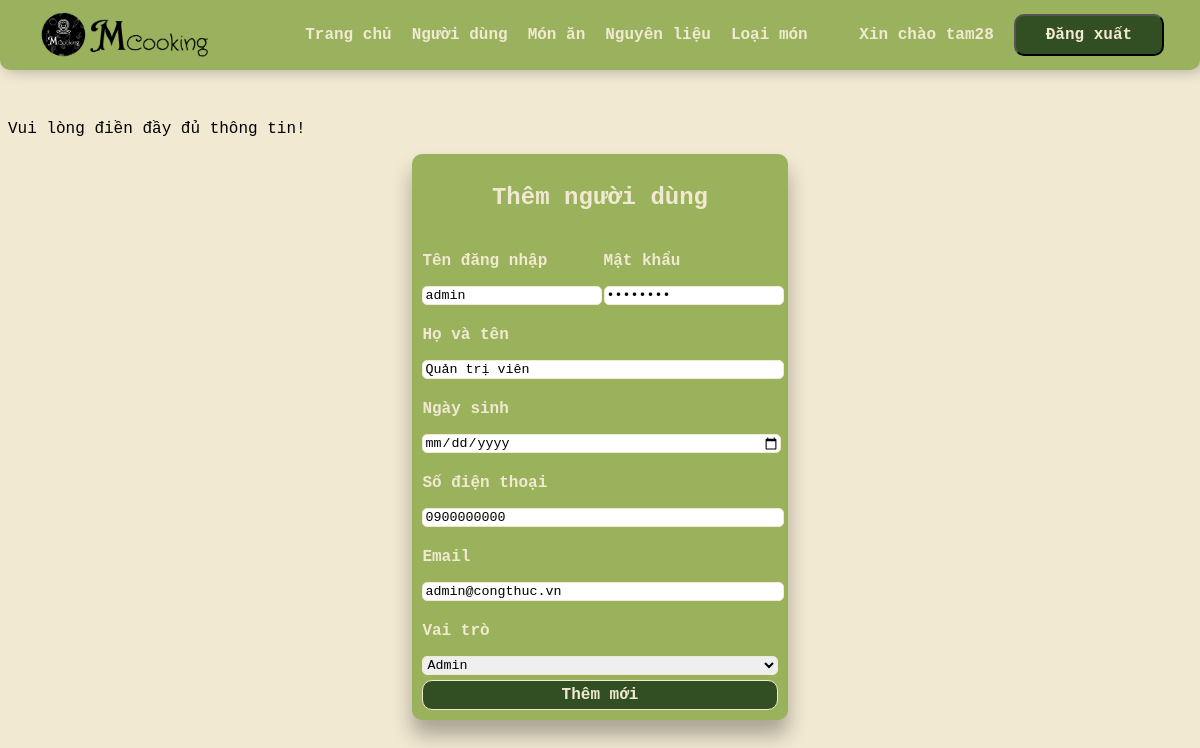
The page /btnhom/admin.php?page=capnhatnguoidung&id=1 (signed in) on the database its author committed.
### tables this page shows
CREATE TABLE IF NOT EXISTS nguoi_dung(
	id INT PRIMARY KEY AUTO_INCREMENT,
	ten_dang_nhap VARCHAR(50) NOT NULL,
	mat_khau VARCHAR(50) NOT NULL,
	ho_ten VARCHAR(50),
	email VARCHAR(50),
	sdt VARCHAR(10),
	vai_tro_id INT,
	ngay_sinh DATETIME,
	FOREIGN KEY (vai_tro_id) REFERENCES vai_tro(id)
);

CREATE TABLE IF NOT EXISTS vai_tro(
	id INT PRIMARY KEY AUTO_INCREMENT,
	ten_vai_tro VARCHAR(20)
);

### btnhom/nguoidung/capnhatnguoidung.php (the view, shortened to what this page needs)
<!DOCTYPE html>
<html lang="en">
<head>
    <link rel="stylesheet" href="cacform.css">
</head>
<body>
    <?php
        $id = $_GET['id'];
        $sql = "SELECT * from nguoi_dung where id = '$id'";
        $result = mysqli_query($conn, $sql);
        $nguoiDung = mysqli_fetch_assoc($result);
    ?>
    <?php
        if((!empty($_POST['ten-dang-nhap'])) &&
        (!empty($_POST['mat-khau'])) &&
        (!empty($_POST['ho-ten'])) &&
        (!empty($_POST['ngay-sinh'])) &&
        (!empty($_POST['sdt'])) &&
        (!empty($_POST['email'])) &&
        (!empty($_POST['vai-tro']))){
            $tenDangNhap = $_POST['ten-dang-nhap'];
            $matKhau = $_POST['mat-khau'];
            $hoTen = $_POST['ho-ten'];
            $ngaySinh = $_POST['ngay-sinh'];
            $sdt = $_POST['sdt'];
            $email = $_POST['email'];
            $vaiTro = $_POST['vai-tro'];
            include('connect.php');
            $sql = "UPDATE `nguoi_dung` SET `ten_dang_nhap`='$tenDangNhap',`mat_khau`='$matKhau',`ho_ten`='$hoTen',`email`='$email',`sdt`='$sdt',`vai_tro_id`='$vaiTro',`ngay_sinh`='$ngaySinh' WHERE id='$id'";
            mysqli_query($conn, $sql);
            header('location: admin.php?page=nguoidung');
        }
        else{
            echo "<p>Vui lòng điền đầy đủ thông tin!</p>";
        }
    ?>
    <form action="admin.php?page=capnhatnguoidung&id=<?php echo $id ?>" method="post">
        <h2>Thêm người dùng</h2>
        <div class="tendangnhap">
            <div>
                <p>Tên đăng nhập</p>
                <input type="text" name="ten-dang-nhap" value="<?php echo $nguoiDung['ten_dang_nhap']?>">
            </div>
            <div>
                <p>Mật khẩu</p>
                <input type="password" name="mat-khau" value="<?php echo $nguoiDung['mat_khau']?>">
            </div>
        </div>
        <div>
            <p>Họ và tên</p>
            <input type="text" name="ho-ten" value="<?php echo $nguoiDung['ho_ten']?>">
        </div>
        <div>
            <p>Ngày sinh</p>
            <input type="date" name="ngay-sinh" value="<?php echo $nguoiDung['ngay_sinh']?>">
        </div>
        <div>
            <p>Số điện thoại</p>
            <input type="text" name="sdt" value="<?php echo $nguoiDung['sdt']?>">
        </div>
        <div>
            <p>Email</p>
            <input type="email" name="email" value="<?php echo $nguoiDung['email']?>">
        </div>
        <div>
            <p>Vai trò</p>
            <select name="vai-tro" id="">
                <?php
                    include('../connect.php');
                    $sql_vt = "SELECT * from vai_tro";
                    $result_vt = mysqli_query($conn, $sql_vt);
                    while($row_vt = mysqli_fetch_assoc($result_vt)){
                        echo '<option value="' . $row_vt['id'] . '"' . ($nguoiDung['vai_tro_id'] == $row_vt['id']? "selected":"") . '>' . $row_vt['ten_vai_tro'] . '</option>';
                    }
                ?>
            </select>
        </div>
        <div>
            <input type="submit" value="Thêm mới">
        </div>
    </form>
</body>
</html>

### btnhom/admin.css (style rules this page uses)
body { font-family: 'Courier New', Courier, monospace; background-color: #f1e9d2; font-size: 16px; }
input::placeholder { font-family: 'Courier New', Courier, monospace; }

### btnhom/cacform.css (style rules this page uses)
form { background-color: #9ab25b; display:flex; flex-direction: column; padding:10px; gap:5px; margin:auto; width:30%; border-radius: 10px; padding:10px; box-shadow: 0 15px 20px rgba(0,0,0,0.3); color:#f1e9d2; font-weight:bold; }
body { background-color:#f1e9d2; font-family: 'Courier New', Courier, monospace; margin-top:15vh; }
h2 { text-align:center; }
.tendangnhap { display:flex; justify-content: space-between; align-items:center; }
input, select, textarea { width:100%; font-family: 'Courier New', Courier, monospace; border-radius: 5px; border:1px solid #f1e9d2; }
select { width:100%; font-family: 'Courier New', Courier, monospace; }
input[type="submit"] { color: #f1e9d2; background-color: #324f23; font-size: 16px; border-radius: 10px; padding:5px 20px; font-weight:bold; cursor: pointer; }

### rows shown on the page
nguoi_dung: ten-dang-nhap "admin", ho-ten "Quản trị viên", sdt "0900000000", email "admin@congthuc.vn", vai-tro "Admin"

### other values the page prints
$_SESSION['username'] "tam28"
